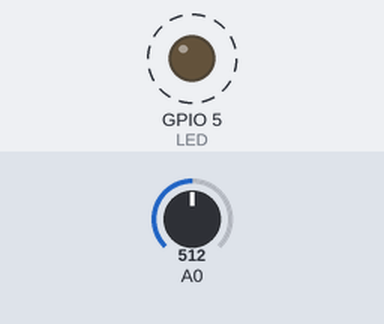
The sketch below on a simulated ESP8266 (NodeMCU). Parts: output pins drawn as LEDs (lit = HIGH). Dashed ring = blinking. The test bench sets the inputs (shaded band); at power-on: A0 = 512. WiFi joins after 1.5 s; servers stay silent unless stated; what the sketch prints to the serial monitor is not drawn.

Above: at 2.0 s.
Timing chart, 0 to 6.1 s (numbered marks = the images above):
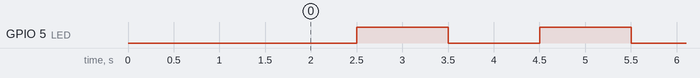

Measured:
- by itself, GPIO 5 (LED): alternates HIGH for 1.0 s and LOW for 1.0 s, 10 changes in all, then stays LOW

The sketch:

esp8266WifiUDPaudioR4.ino
```cpp
#include <ESP8266WiFi.h>
#include <WiFiUdp.h>

//const char* ssid     = "tecoLecture";
//const char* password = "PerComSS16";
const char* ssid     = "UPC0870375";
const char* password = "Ghnfdd6byuxp";
int contconexion = 0;

WiFiUDP Udp;

#define LED 5  //On board LED
unsigned char cntSec;
unsigned int cnt125us;
/*void ICACHE_RAM_ATTR onTimerISR(){
    digitalWrite(LED,!(digitalRead(LED)));  //Toggle LED Pin
    timer1_write(5000000); //1s
    cntSec++;
    if(cntSec==10)
    {
      timer1_disable();
    }
}*/
void ICACHE_RAM_ATTR onTimerISR(){

    timer1_write(625); //125us=.2us x 625
    cnt125us++;
    if(cnt125us==8000)
    {
      cnt125us=0;
      digitalWrite(LED,!(digitalRead(LED)));  //Toggle LED Pin
      cntSec++;
      if(cntSec==10)
        timer1_disable();
    }
}

void setup()
{
  Serial.begin(115200);
  Serial.println();

  pinMode(5, OUTPUT);
  digitalWrite(5, LOW);

  WiFi.mode(WIFI_STA);
  WiFi.begin(ssid, password);
  /*while (WiFi.status() != WL_CONNECTED and contconexion <50) {
      Serial.println("WiFi conectado");
      Serial.println(WiFi.localIP());
      digitalWrite(5, HIGH);
  }
  else {
      Serial.println("");
      Serial.println("Connection failed");
      digitalWrite(5, LOW);
  }*/
    while (WiFi.status() != WL_CONNECTED)
  {
    delay(500);
    Serial.print(".");
  }
  Serial.println(" connected");

    timer1_attachInterrupt(onTimerISR);
    timer1_enable(TIM_DIV16, TIM_EDGE, TIM_SINGLE);//80MHz/16=5MHz
    //timer1_write(5000000); //1s=.2us x 5000000
    timer1_write(625); //125us=.2us x 625
}
unsigned char buf0[40960];
unsigned int cnt;
unsigned char state;
void loop()
{
  cnt=0;
  Serial.println("Start Speaking");
  delay(2000);

  //for(int i=0; i<(1024*40);i++)
  while(cnt<(1024*40))
  {
    int old=micros();
    float analog1 = analogRead(A0);
    unsigned char analog = map(analog1,0,1023,0,255);
    buf0[cnt++] = analog;
    while(micros()-old<122);
    yield();
  }
  Serial.println("Start Sending");
  for(int j=0; j<40;j++)
  {
    Udp.beginPacket("192.168.0.164", 1234);//my room
    // Udp.beginPacket("192.168.10.121", 1234);//teco
    for(int i=0; i<1024;i++)
    {
      Udp.write(buf0[1024*j+i]);
      //yield();
    }
    Udp.endPacket();
   delay(10);
  }
}
```
